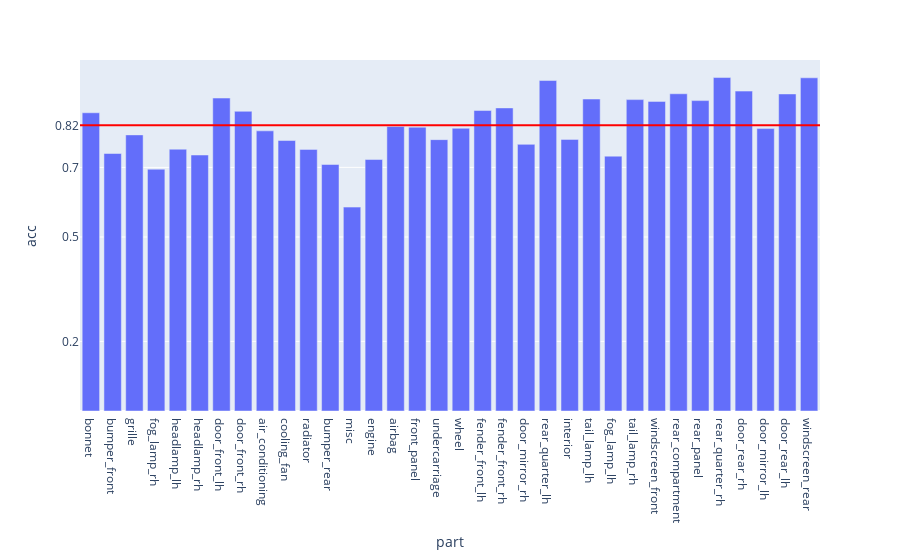

Here is the notebook cell this chart was saved with:
### Code cell
fig = px.bar(evalMetrics, x = 'part', y = 'acc')

fig.add_hline(y=avgAcc, line_width=2, line_color="red")

fig.update_layout(
    yaxis = dict(
        tickmode = 'array',
        tickvals = [np.format_float_positional(avgAcc, 2), 0.2, 0.5, 0.7],
    )
)

### Figure 1 — Plotly figure (JSON) as saved in the notebook; plotly's stock layout.template omitted (floating-point values rounded to 4 significant figures)
{"data": [{"alignmentgroup": "True", "hovertemplate": "part=%{x}<br>acc=%{y}<extra></extra>", "legendgroup": "", "marker": {"color": "#636efa", "pattern": {"shape": ""}}, "name": "", "offsetgroup": "", "orientation": "v", "showlegend": false, "textposition": "auto", "type": "bar", "x": ["bonnet", "bumper_front", "grille", "fog_lamp_rh", "headlamp_lh", "headlamp_rh", "door_front_lh", "door_front_rh", "air_conditioning", "cooling_fan", "radiator", "bumper_rear", "misc", "engine", "airbag", "front_panel", "undercarriage", "wheel", "fender_front_lh", "fender_front_rh", "door_mirror_rh", "rear_quarter_lh", "interior", "tail_lamp_lh", "fog_lamp_lh", "tail_lamp_rh", "windscreen_front", "rear_compartment", "rear_panel", "rear_quarter_rh", "door_rear_rh", "door_mirror_lh", "door_rear_lh", "windscreen_rear"], "xaxis": "x", "y": [0.857, 0.7399, 0.7934, 0.6948, 0.7523, 0.7356, 0.8992, 0.8612, 0.805, 0.7772, 0.7518, 0.7083, 0.5859, 0.7226, 0.8174, 0.8156, 0.7798, 0.8124, 0.8634, 0.8709, 0.7662, 0.9496, 0.7805, 0.8965, 0.7323, 0.8948, 0.8897, 0.9115, 0.892, 0.9582, 0.9192, 0.8115, 0.9111, 0.9574], "yaxis": "y"}], "layout": {"barmode": "relative", "legend": {"tracegroupgap": 0}, "margin": {"t": 60}, "shapes": [{"line": {"color": "red", "width": 2}, "type": "line", "x0": 0, "x1": 1, "xref": "x domain", "y0": 0.821, "y1": 0.821, "yref": "y"}], "xaxis": {"anchor": "y", "domain": [0, 1], "title": {"text": "part"}}, "yaxis": {"anchor": "x", "domain": [0, 1], "tickmode": "array", "tickvals": ["0.82", 0.2, 0.5, 0.7], "title": {"text": "acc"}}}}
